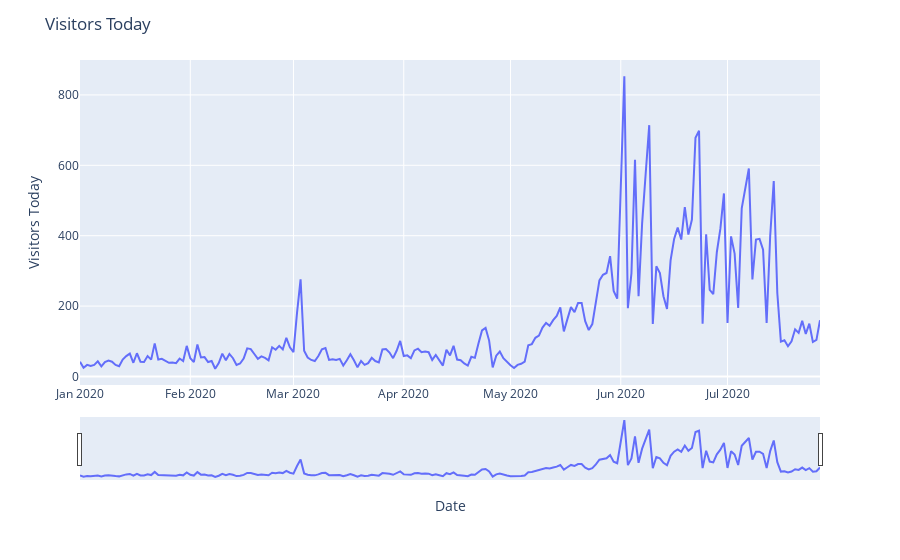

Notebook code for this chart:
### Code cell
#visitors_today
import plotly.express as px
df['date_as_integer']=pd.to_datetime(df['date_as_integer'].astype(str), format='%Y/%m/%d ')

visitors_today_data=df[['date_as_integer','visitors_today']]

fig=px.line(visitors_today_data, x='date_as_integer', y='visitors_today',labels={
                     "date_as_integer": "Date",
                     "visitors_today": "Visitors Today"
                 })
fig.update_xaxes(rangeslider_visible=True)
fig.update_layout(
    title="Visitors Today"
)

fig.show()

### Figure 1 — Plotly figure (JSON) as saved in the notebook; plotly's stock layout.template omitted (floating-point values rounded to 4 significant figures; data arrays with more than 128 entries replaced by an {"elided": "..."} marker saying what was removed)
{"data": [{"hovertemplate": "Date=%{x}<br>Visitors Today=%{y}<extra></extra>", "legendgroup": "", "line": {"color": "#636efa", "dash": "solid"}, "mode": "lines", "name": "", "orientation": "v", "showlegend": false, "type": "scatter", "x": {"elided": "209 str values"}, "xaxis": "x", "y": {"elided": "209 int values"}, "yaxis": "y"}], "layout": {"legend": {"tracegroupgap": 0}, "margin": {"t": 60}, "title": {"text": "Visitors Today"}, "xaxis": {"anchor": "y", "domain": [0, 1], "rangeslider": {"visible": true}, "title": {"text": "Date"}}, "yaxis": {"anchor": "x", "domain": [0, 1], "title": {"text": "Visitors Today"}}}}
